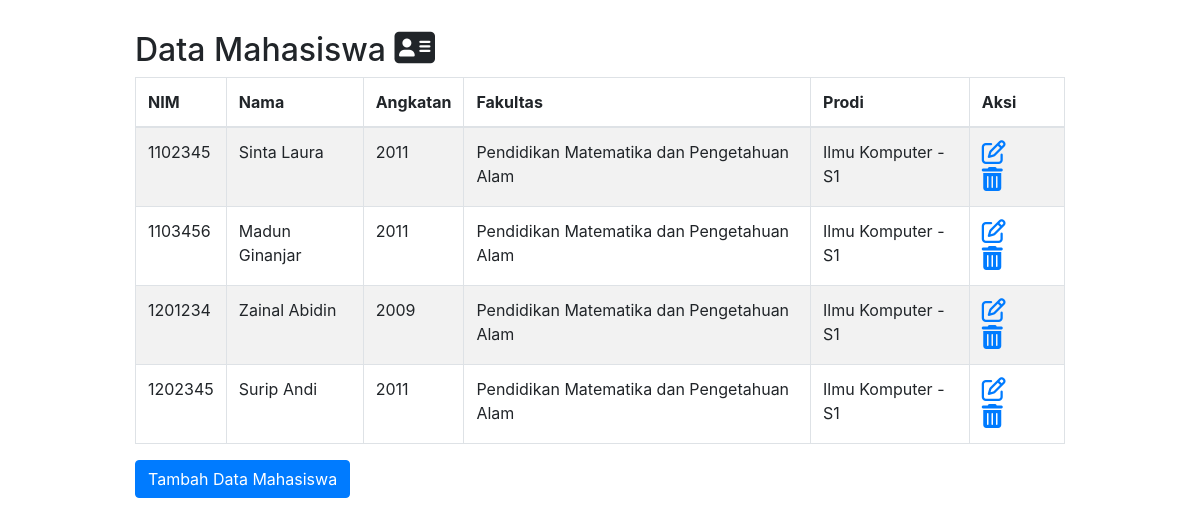
The page / on the database its author committed.
### tables this page shows
CREATE TABLE `mahasiswa` (
  `id` int(11) NOT NULL,
  `nim` int(7) NOT NULL,
  `nama` varchar(50) NOT NULL,
  `angkatan` int(4) NOT NULL,
  `fakultas` varchar(50) NOT NULL,
  `prodi` varchar(30) NOT NULL
);

### index.php (called while the page is built, shortened)
<?php
	require_once  'controller/mahasiswaController.php';
    $controller = new mahasiswaController();
    $controller->mvcHandler();
?>

### config.php (called while the page is built)
<?php
class config
{
	function __construct() {
		$this->host = "localhost";
		$this->user  = "root";
		$this->pass = "";
		$this->db = "mydb13";
	}
}
?>

### model/mahasiswaModel.php (called while the page is built, shortened)
<?php
	class mahasiswaModel
	{
		function __construct($consetup)
		{
			$this->host = $consetup->host;
			$this->user = $consetup->user;
			$this->pass =  $consetup->pass;
			$this->db = $consetup->db;
		}
		public function open_db()
		{
			$this->condb=new mysqli($this->host,$this->user,$this->pass,$this->db);
		}
		public function selectRecord($id)
		{
			try
			{
                if($id>0)
				{
					$query=$this->condb->prepare("SELECT * FROM mahasiswa WHERE id=?");
					$query->bind_param("i",$id);
				}
                else
                {$query=$this->condb->prepare("SELECT * FROM mahasiswa");	}
				$query->execute();
				$res=$query->get_result();
                return $res;
			}
			catch(Exception $e)
			{
				$this->close_db();
				throw $e;
			}
		}
	}
?>

### view/list.php (the view, shortened to what this page needs)
<!DOCTYPE html>
<html lang="en">
<head>
  <link rel="stylesheet" href="https://cdn.jsdelivr.net/npm/bootstrap@4.6.1/dist/css/bootstrap.min.css">
</head>
<body>
    <div class="wrapper">
        <div class="container-fluid">
            <div class="row">
                <div class="col-md-12">
                    <div class="page-header clearfix">
                        <h2 style='margin-top:30px;'>Data Mahasiswa <i class='fa fa-address-card' style='font-size:36px'></i>	</h2>
                    </div>
                    <?php
                        if($result->num_rows > 0){
                            echo "<table class='table table-bordered table-striped'>";
                                echo "<thead>";
                                    echo "<tr>";
                                        echo "<th>NIM</th>";
                                        echo "<th>Nama</th>";
										echo "<th>Angkatan</th>";
										echo "<th>Fakultas</th>";
										echo "<th>Prodi</th>";
                                        echo "<th>Aksi</th>";
                                    echo "</tr>";
                                echo "</thead>";
                                echo "<tbody>";
                                while($row = mysqli_fetch_array($result)){
                                    echo "<tr>";
                                        echo "<td>" . $row['nim'] . "</td>";
                                        echo "<td>" . $row['nama'] . "</td>";
										echo "<td>" . $row['angkatan'] . "</td>";
										echo "<td>" . $row['fakultas'] . "</td>";
										echo "<td>" . $row['prodi'] . "</td>";
                                        echo "<td>";
                                        echo "<a href='index.php?act=update&id=". $row['id'] ."' title='Update Record' data-toggle='tooltip'><i class='fa fa-edit' style='font-size:24px'></i></a>";
                                        echo "<a href='index.php?act=delete&id=". $row['id'] ."' title='Delete Record' data-toggle='tooltip'><i  class='fa fa-trash' style='font-size:24px'></i></a>";
                                        echo "</td>";
                                    echo "</tr>";
                                }
                                echo "</tbody>";
                            echo "</table>";
                        } else{
                            echo "<p class='lead'><em>No records were found.</em></p>";
                        }
                    ?>
					<a href="view/insert.php" class="btn btn-primary">Tambah Data Mahasiswa</a>
                </div>
            </div>
        </div>
    </div>
</body>
</html>

### controller/mahasiswaController.php (shortened to what this page needs)
<?php
    require 'model/mahasiswaModel.php';
    require_once 'config.php';
	class mahasiswaController
	{
 		function __construct()
		{
			$this->objconfig = new config();
			$this->objsm =  new mahasiswaModel($this->objconfig);
		}
		public function mvcHandler()
		{
			$act = isset($_GET['act']) ? $_GET['act'] : NULL;
			switch ($act)
			{
				default:
                    $this->list();
			}
		}
        public function list(){
            $result=$this->objsm->selectRecord(0);
            include "view/list.php";
        }
    }
?>

### view/list.php (style rules this page uses)
.wrapper { width: 80%; margin: 0 auto; }
.page-header h2 { margin-top: 0; }
table tr td:last-child a { margin-right: 15px; margin-top: 15px; }

### rows shown on the page
mahasiswa: nim "1102345", nama "Sinta Laura", angkatan "2011", fakultas "Pendidikan Matematika dan Pengetahuan Alam", prodi "Ilmu Komputer - S1"
mahasiswa: nim "1103456", nama "Madun Ginanjar", angkatan "2011", fakultas "Pendidikan Matematika dan Pengetahuan Alam", prodi "Ilmu Komputer - S1"
mahasiswa: nim "1201234", nama "Zainal Abidin", angkatan "2009", fakultas "Pendidikan Matematika dan Pengetahuan Alam", prodi "Ilmu Komputer - S1"
mahasiswa: nim "1202345", nama "Surip Andi", angkatan "2011", fakultas "Pendidikan Matematika dan Pengetahuan Alam", prodi "Ilmu Komputer - S1"
